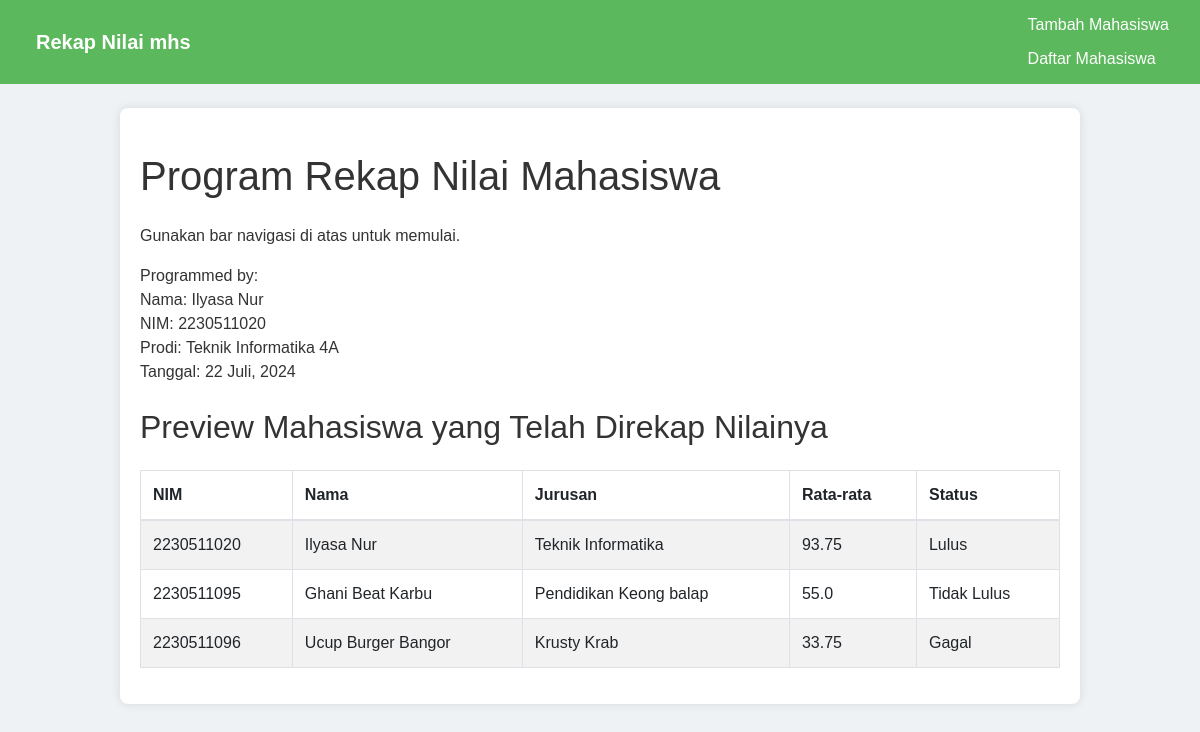
The page / on the database its author committed.
### tables this page shows
CREATE TABLE lnilai(
                ID INTEGER PRIMARY KEY AUTOINCREMENT,
                NIM TEXT,
                TUGAS INTEGER,
                UTS INTEGER,
                UAS INTEGER,
                PRESENSI INTEGER,
                TOTAL INTEGER,
                RATA REAL,
                STATUS TEXT,
                GRADE TEXT,
                FOREIGN KEY (NIM) REFERENCES mhs (NIM));

CREATE TABLE mhs(
                NIM TEXT PRIMARY KEY,
                NAMA TEXT NOT NULL,
                JURUSAN TEXT NOT NULL);

### app.py (the view)
@app.route('/')
def index():
    conn = dbconnect()
    cursor = conn.cursor()
    cursor.execute('''
        SELECT mhs.NIM, mhs.NAMA, mhs.JURUSAN, lnilai.RATA, lnilai.STATUS
        FROM mhs
        LEFT JOIN lnilai ON mhs.NIM = lnilai.NIM
    ''')
    students = cursor.fetchall()
    conn.close()
    students_list = []
    for student in students:
        students_list.append({
            'nim': student['NIM'],
            'nama': student['NAMA'],
            'jurusan': student['JURUSAN'],
            'rata': student['RATA'],
            'status': student['STATUS']
        })
    return render_template('index.html', students=students_list)

### app.py (called while the page is built)
def dbconnect():
    conn = sqlite3.connect('dbnilai.db')
    conn.row_factory = sqlite3.Row
    return conn

### templates/index.html
{% extends "base.html" %}
{% block content %}
<h1 class="my-4">Program Rekap Nilai Mahasiswa</h1>
<p>Gunakan bar navigasi di atas untuk memulai.</p>
<p>Programmed by:<br>Nama: Ilyasa Nur<br>NIM: 2230511020<br>Prodi: Teknik Informatika 4A<br>Tanggal: 22 Juli, 2024</p>
<h2 class="my-4">Preview Mahasiswa yang Telah Direkap Nilainya</h2>
<table class="table table-striped table-bordered">
    <thead>
        <tr>
            <th>NIM</th>
            <th>Nama</th>
            <th>Jurusan</th>
            <th>Rata-rata</th>
            <th>Status</th>
        </tr>
    </thead>
    <tbody>
        {% for student in students %}
        <tr>
            <td>{{ student.nim }}</td>
            <td>{{ student.nama }}</td>
            <td>{{ student.jurusan }}</td>
            <td>{{ student.rata }}</td>
            <td>{{ student.status }}</td>
        </tr>
        {% endfor %}
    </tbody>
</table>
{% endblock %}

### templates/base.html (shortened to what this page needs)
<!DOCTYPE html>
<html lang="en">
<head>
    <link rel="stylesheet" href="https://stackpath.bootstrapcdn.com/bootstrap/4.5.2/css/bootstrap.min.css">
</head>
<body>
    <nav class="navbar">
        <a class="navbar-brand" href="{{ url_for('index') }}">Rekap Nilai mhs</a>
        <div class="navbar-nav">
            <li class="nav-item">
                <a class="nav-link" href="{{ url_for('add') }}">Tambah Mahasiswa</a>
            </li>
            <li class="nav-item">
                <a class="nav-link" href="{{ url_for('students') }}">Daftar Mahasiswa</a>
            </li>
        </div>
    </nav>
    <div class="container mt-4">
        {% block content %}{% endblock %}
    </div>
</body>
</html>

### templates/base.html (style rules this page uses)
body { font-family: Arial, sans-serif; background-color: #eef2f5; color: #333; margin: 0; padding: 0; display: flex; flex-direction: column; align-items: center; }
h1 { margin: 20px 0; }
nav { width: 100%; background-color: #5cb85c; color: white; padding: 10px 0; }
.navbar-brand { color: white; font-weight: bold; margin-left: 20px; }
.navbar-nav { list-style: none; padding: 0; display: flex; margin: 0; }
.nav-item { margin: 0 15px; }
.nav-link { color: white; text-decoration: none; padding: 5px 10px; border-radius: 3px; transition: background-color 0.3s; }
.container { width: 80%; background-color: #fff; border-radius: 8px; padding: 20px; box-shadow: 0 0 10px rgba(0, 0, 0, 0.1); margin-top: 20px; }

### rows shown on the page
lnilai: nim "2230511020", nama "Ilyasa Nur", jurusan "Teknik Informatika", rata "93.75", status "Lulus"
lnilai: nim "2230511095", nama "Ghani Beat Karbu", jurusan "Pendidikan Keong balap", rata "55.0", status "Tidak Lulus"
lnilai: nim "2230511096", nama "Ucup Burger Bangor", jurusan "Krusty Krab", rata "33.75", status "Gagal"
